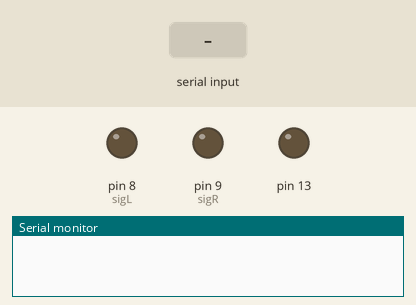
Simulated run of this sketch. Board: Arduino Uno, built with avr-gcc and run on an emulated ATmega328P. On the bench: output pins drawn as LEDs (lit = HIGH), the last lines printed to the serial monitor. The test bench sets the inputs (shaded band).

Above: at 1.2 s.
1.3 s: "90,45\n" received over Serial
At 2.8 s:
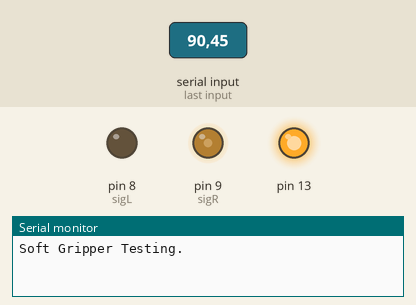
3.8 s: "0\n" received over Serial
At 5.1 s:
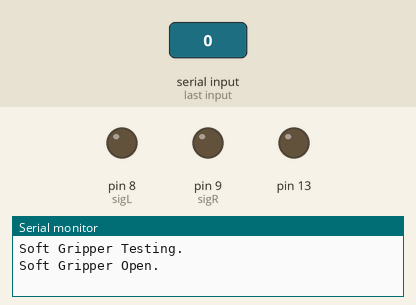
5.4 s: "2\n" received over Serial
At 6.2 s:
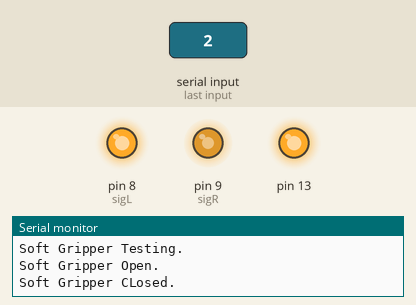
6.9 s: "1\n" received over Serial
At 9.1 s:
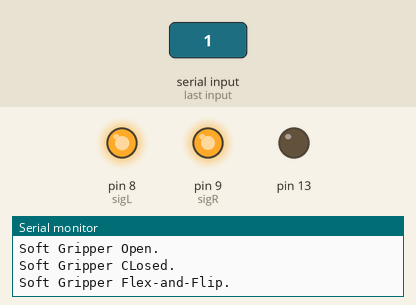
9.4 s: "30,150\n" received over Serial
At 11.4 s:
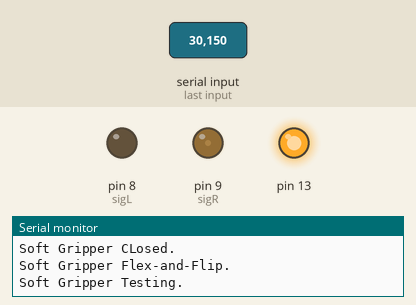
11.9 s: "5\n" received over Serial
At 14.3 s:
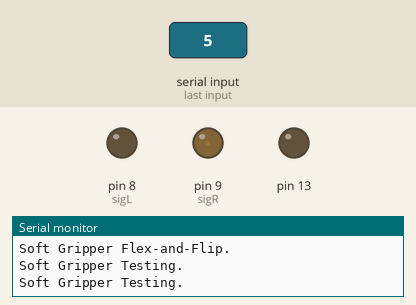
Timing chart, 0 to 15.4 s (numbered marks = the images above; inputs shaded):
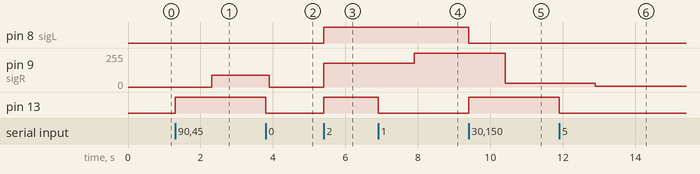

Measured:
- after the input at 1.3 s, pin 9 (sigR): 0/255 → 90/255 after 1.0 s; pin 13: LOW → HIGH at once
- after the input at 3.8 s, pin 9 (sigR): 90/255 → 0/255 after 0.10 s; pin 13: HIGH → LOW at once
- after the input at 5.4 s, pin 8 (sigL), pin 13: LOW → HIGH at once; pin 9 (sigR): 0/255 → 180/255 at once
- after the input at 6.9 s, pin 9 (sigR): 180/255 → 254/255 after 1.0 s; pin 13: HIGH → LOW at once
- after the input at 9.4 s, pin 8 (sigL): HIGH → LOW at once; pin 9 (sigR): 254/255 → 30/255 after 1.0 s; pin 13: LOW → HIGH at once
- after the input at 11.9 s, pin 9 (sigR): 30/255 → 5/255 after 1.0 s; pin 13: HIGH → LOW at once

The sketch:

sketch_fnf_learn.ino
```cpp
String str;
int cmd;
int sigL = 8;      //back finger
int sigR = 9;      //Blue
int i=1;

void setup()
{
  pinMode(sigL, OUTPUT);
  pinMode(sigR, OUTPUT);
  pinMode(13,OUTPUT);
  Serial.begin(9600);
}

void loop()
{
   if (Serial.available()){
    // read from PC
    str = Serial.readStringUntil('\n');
    cmd = str.toInt();
    digitalWrite(13, HIGH-digitalRead(13));
   if(cmd == 0){
      analogWrite(sigL, 0);
      delay(100);
      analogWrite(sigR, 0);
      Serial.println("Soft Gripper Open.");
    }
    else if(cmd == 2){
      analogWrite(sigL, 180);
      delay(1);
      analogWrite(sigR, 180);
      Serial.println("Soft Gripper CLosed.");
    }
    else if(cmd == 1){
      analogWrite(sigL, 150);
      delay(1000);
      analogWrite(sigR, 254);
      Serial.println("Soft Gripper Flex-and-Flip.");
    }
    else{
      analogWrite(sigL, 100);
      delay(1000);
      analogWrite(sigR, cmd);
      Serial.println("Soft Gripper Testing.");
    }
  }

}
```
